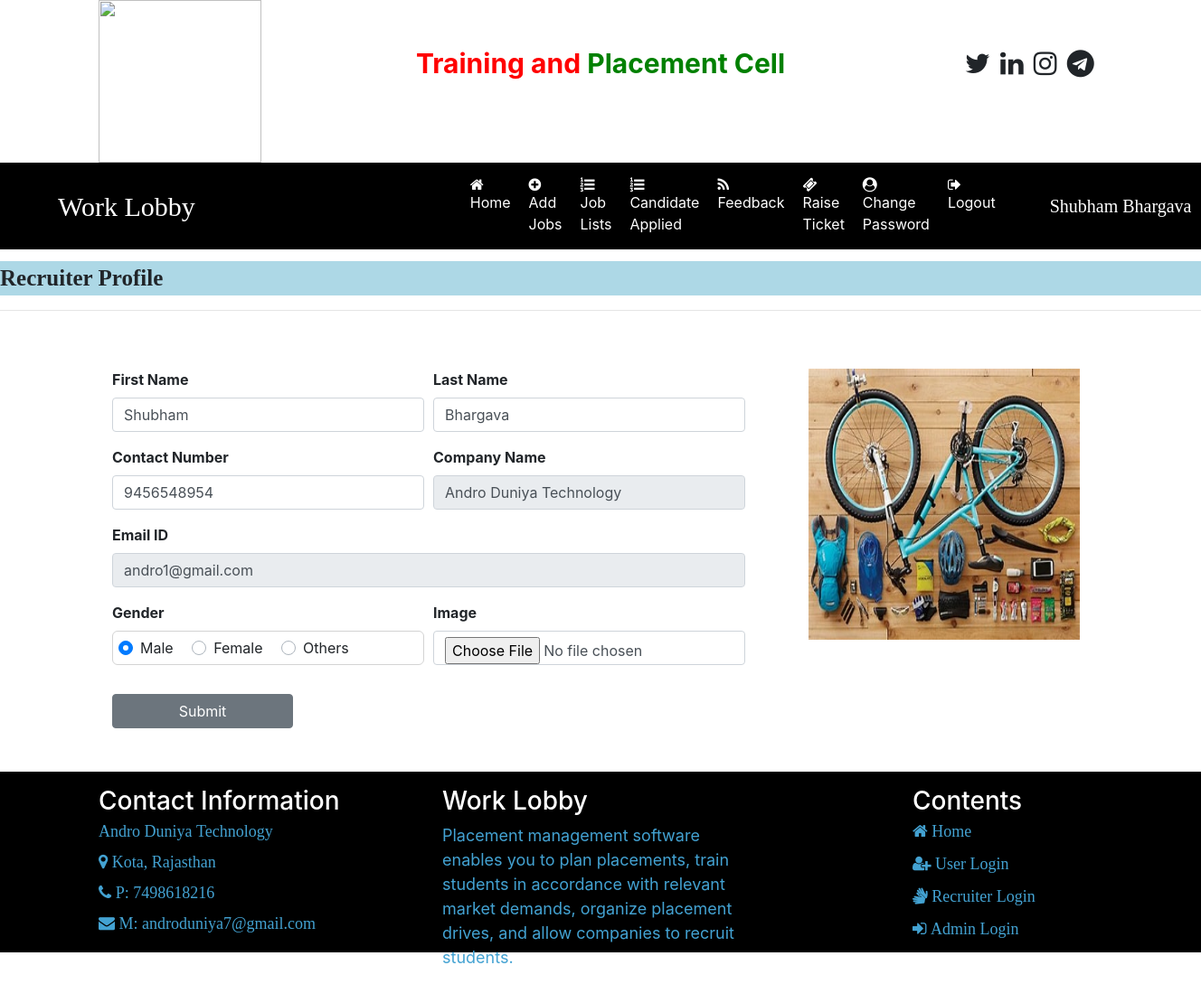
Screenshot of /recruiter_home (signed in) with the database file from the repository.
### job/models.py (models this page shows, shortened)
class Recruiter(models.Model):
    user = models.ForeignKey(User, on_delete=models.CASCADE)
    mobile = models.CharField(max_length=15, null=True)
    image = models.FileField(null=True)
    gender = models.CharField(max_length=10, null=True)
    company = models.CharField(max_length=100, null=True)
    type = models.CharField(max_length=15, null=True)
    status = models.CharField(max_length=20, null=True)

### job/views.py (the view, shortened to what this page needs)
# urls.py: path('recruiter_home', recruiter_home, name="recruiter_home"),
def recruiter_home(request):
    if not request.user.is_authenticated:
        return redirect('recruiter_login')
    user = request.user
    recruiter = Recruiter.objects.get(user=user)
    error = ""
    d = {'recruiter': recruiter, 'error': error}
    return render(request, 'recruiter_home.html',d)

### job/templates/recruiter_home.html (shortened to what this page needs)
{% load static %}
{% block body %}
{% include 'recruiter_navigation.html'%}
<marquee style="font-family: 'Monotype Corsiva'; font-size:25px; color:darkcolor; background-color:lightblue; font-weight:bold; margin-top:1%">
    Recruiter Profile
</marquee>
<hr>
<div class="container">
    <div class="row">
        <div class="col-sm-8">
<form class="container mt-5" onsubmit="return checkpass();" name="signup" method="post" enctype="multipart/form-data">
    <div class="form-row">
        <div class="form-group col-md-6">
            <label><b> First Name </b></label>
            <input type="text" class="form-control" name="fname" value="{{recruiter.user.first_name}}" required>
        </div>
        <div class="form-group col-md-6">
            <label><b> Last Name </b></label>
            <input type="text" class="form-control" name="lname" value="{{recruiter.user.last_name}}" required>
        </div>
    </div>
    <div class="form-row">
        <div class="form-group col-md-6">
        <label><b> Contact Number </b></label>
            <input type="number" class="form-control" name="contact" value="{{recruiter.mobile}}" required>
        </div>
        <div class="form-group col-md-6">
            <label><b> Company Name </b></label>
            <input type="text" class="form-control" readonly name="company" value="{{recruiter.company}}" required>
        </div>
    </div>
    <div class="form-row">
        <div class="form-group col-md-12">
        <label><b> Email ID </b></label>
            <input type="email" class="form-control" readonly name="email" value="{{recruiter.user.username}}" required>
        </div>
    </div>
    <div class="form-row">
        <div class="form-group col-md-6">
            <label><b> Gender </b></label>
            {% if recruiter.gender == "Male" %}
            <div style="border:1px solid lightgrey; padding:6px; border-radius:6px">
                <div class="custom-control custom-radio custom-control-inline">
                    <label class="custom-control-label" for="customRadioInline1">Male</label>
                </div>
                <div class="custom-control custom-radio custom-control-inline">
                    <label class="custom-control-label" for="customRadioInline2">Female</label>
                </div>
                <div class="custom-control custom-radio custom-control-inline">
                    <label class="custom-control-label" for="customRadioInline3">Others</label>
                </div>
            </div>
            {% endif %}
        </div>
        <div class="form-group col-md-6">
            <label><b> Image </b></label>
            <input type="file" class="form-control" name="image" accept="image/*">
        </div>
    </div>
    <input type="submit" value="Submit" class="btn btn-secondary my-3" style="width:200px">
</form>
     </div>
<div class="col-sm-4 mt-5 text-center">
    <img src="{{recruiter.image.url}}" width="300px" height="300px">
</div>
    </div>
</div>
{% include 'footer.html'%}
{% endblock body%}

### job/templates/recruiter_navigation.html (shortened to what this page needs)
<html>
<head>
{% load static %}
  <link rel="stylesheet" href="https://cdn.jsdelivr.net/npm/bootstrap@4.6.2/dist/css/bootstrap.min.css">
<link rel="stylesheet" href="https://cdnjs.cloudflare.com/ajax/libs/font-awesome/4.7.0/css/font-awesome.min.css">
</head>
<body>
<div class="container">
    <div class="row">
        <div class="col-sm-3">
            <img src="{% static 'images/job1.jpg' %}" style="width:180px;height=150px">
        </div>
        <div class="col-sm-6 mt-5 text-center">
            <span style="font-weight:bold; font-size:30px">
                <span style="color:red">Training and</span>
                <span style="color:green">Placement Cell</span>
            </span>
        </div>
         <div class="col-sm-3 mt-5" style="padding-left:10%">
            <span style="font-weight:bold; font-size:30px">
               <span><i class="fa fa-twitter pl-1"></i></span>
                <span><i class="fa fa-linkedin pl-1"></i></span>
                <span><i class="fa fa-instagram pl-1"></i></span>
                <span><i class="fa fa-telegram pl-1"></i></span>
            </span>
        </div>
    </div>
</div>
<nav class="navbar navbar-expand-sm" style="background-color: black">
    <a class="navbar-brand text-white pl-5 font-weight:bold" style="font-family:'Monotype Corsiva';font-size:30px">Work Lobby</a>
<ul class="navbar-nav">
    <li class="nav-item">
        <a class="nav-link" href="{% url 'recruiter_home' %}" style="margin-left:280px"><i class="fa fa-home mr-1"></i>Home</a>
    </li>
    <li class="nav-item">
        <a class="nav-link" href="{% url 'add_job' %}" ><i class="fa fa-plus-circle mr-1"></i>Add Jobs</a>
    </li>
    <li class="nav-item">
        <a class="nav-link" href="{% url 'job_list' %}" ><i class="fa fa-list-ol mr-1"></i>Job Lists</a>
    </li>
    <li class="nav-item">
        <a class="nav-link" href="{% url 'applied_candidatelist' %}" ><i class="fa fa-list-ol mr-1"></i>Candidate Applied</a>
    </li>
    <li class="nav-item">
        <a class="nav-link" href="{% url 'recruiter_feedback' %}" ><i class="fa fa-rss mr-1"></i>Feedback</a>
    </li>
    <li class="nav-item">
        <a class="nav-link" href="{% url 'recruiter_ticket' %}" ><i class="fa fa-ticket mr-1"></i>Raise Ticket</a>
    </li>
    <li class="nav-item">
        <a class="nav-link" href="{% url 'change_passwordrecruiter' %}" ><i class="fa fa-user-circle mr-1"></i>Change Password</a>
    </li>
    <li class="nav-item">
        <a class="nav-link" href="{% url 'Logout' %}" ><i class="fa fa-sign-out mr-1"></i>Logout</a>
    </li>
</ul>
    <a class="navbar-brand text-white pl-5 font-weight:bold" style="font-family:'Monotype Corsiva';font-size:20px">{{request.user.first_name}} {{request.user.last_name}}</a>
</nav>
</body>
</html>

### job/templates/recruiter_navigation.html (style rules this page uses)
.nav-link { color:white !important; margin-right:4px; }

### rows the page displays
Recruiter: fname "Shubham", lname "Bhargava", contact "9456548954", company "Andro Duniya Technology", email "andro1@gmail.com", image (picture)

### other values shown
{{ request.user.first_name }} "Shubham"
{{ request.user.last_name }} "Bhargava"
